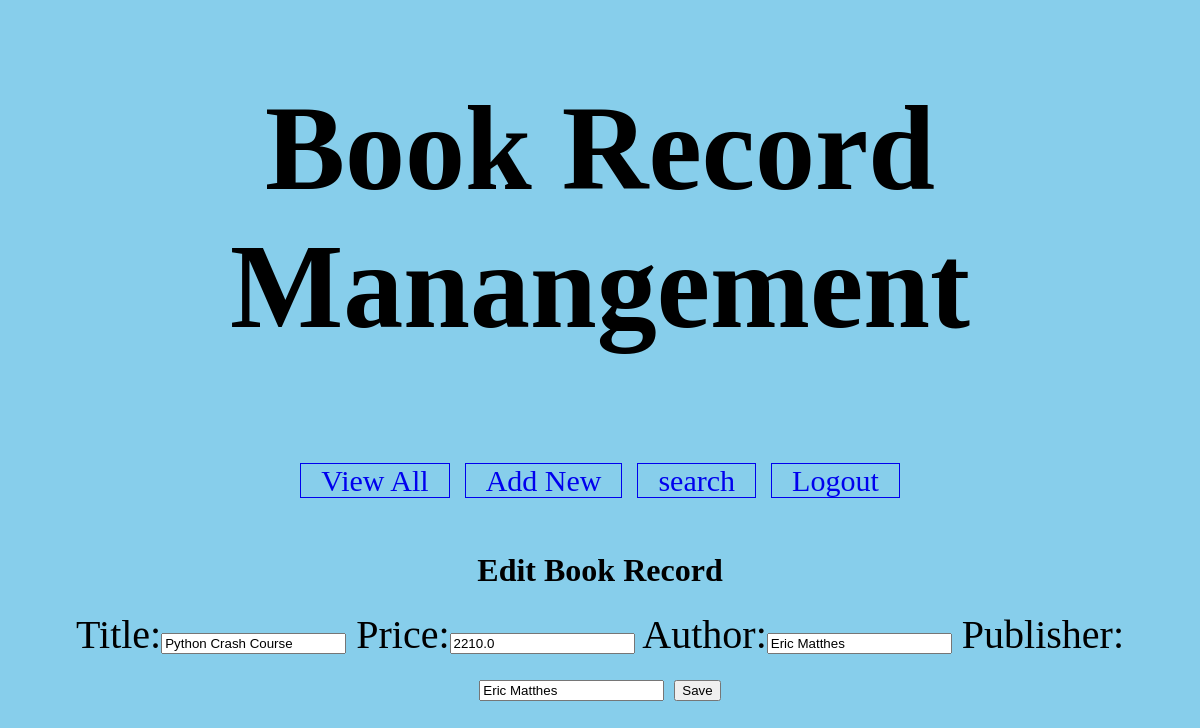
/BRMapp/edit-book?bookid=13 (signed in), run on the app's committed database.
### BRMapp/models.py (models this page shows)
class Book(models.Model):
    title=models.CharField(max_length=100)
    price=models.FloatField()
    author=models.CharField(max_length=100)
    publisher=models.CharField(max_length=100)

### BRMapp/views.py (the view)
# urls.py: url('edit-book',views.editBook),
@login_required(login_url="/BRMapp/login/")
def editBook(request):
    book=models.Book.objects.get(id=request.GET['bookid'])
    fields={'title':book.title,'price':book.price,'author':book.author,'publisher':book.publisher}
    form=NewBookForm(initial=fields)
    res=render(request,'BRMapp/edit_book.html',{'form':form,'book':book})
    return res

### BRMapp/forms.py
class NewBookForm(forms.Form):
    title=forms.CharField(label='Title',max_length=100)
    price=forms.FloatField(label='Price')
    author=forms.CharField(label='Author')
    publisher=forms.CharField(label='Publisher')

### templates/BRMapp/edit_book.html (shortened to what this page needs)
<!DOCTYPE html>
{% load static %}
<html>
 <head>
   <link rel="stylesheet" href="{% static 'css/BRMstyle.css' %}">
 </head>
<body>
   <div id="header">
    <h1> Book Record Manangement </h1>
    <div id="nav">
      <a href="/BRMapp/view-books">View All</a>
      <a href="/BRMapp/new-book">Add New</a>
      <a href="/BRMapp/search-book">search</a>
      <a href="/BRMapp/logout">Logout</a>
    </div>
   </div>
<div id="main">
  <h1> Edit Book Record </h1>
  <form action="/BRMapp/edit" method="post">
  {{form}}
  <input type="submit" value="Save">
  </form>
</div>
</body>
</html>

### static/css/BRMstyle.css (style rules this page uses)
body { background-color:skyblue; margin: 0px 0px 0px 0px; font-family: "calibri" }
#header { padding-bottom:20px; text-align:center; font-size:60px; }
#nav { width:60%; margin:auto; }
#nav a { width:500px; border:solid 0.5px; font-size:30px; text-decoration:none; padding-left:20px; padding-right:20px; }
#main { margin:auto; text-align:center; padding:5px; padding-top:5px; }
#main h2 , #main form { text-align:center; font-size:40px; }

### data on the page
Book: title "Python Crash Course", price "2210.0", author "Eric Matthes", publisher "Eric Matthes"
